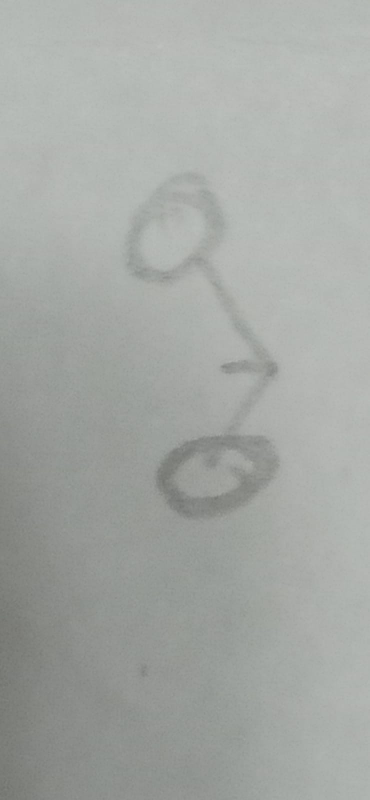
#> input picture rapberry_py_nao_testado/symbols/A/symbol1.png, 739 x 1600 px, given in place of the camera (shown at 1/2 size)
$ jupyter execute --allow-errors oculos.ipynb   (text cells are left out)
#> lines starting #> are read from the running program, lines starting #| are printed output that depends on the picture; after the words box and inside, x2 and y2 are one past the last pixel; in counts of white or black regions, pixels touching at a corner belong together
[cell 1]
# teste de camera e identificaçao inicial usando o ipynb
import cv2
# resto das bilbiotecas
import os
import cv2
import numpy as np
from sklearn.model_selection import train_test_split
from sklearn.svm import SVC
import joblib

[cell 2]
# Carregar o classificador em cascata para detecção de rostos
face_cascade = cv2.CascadeClassifier(cv2.data.haarcascades + 'haarcascade_frontalface_default.xml')

# Inicializa a captura de vídeo
cap = cv2.VideoCapture(0)

if not cap.isOpened():
    print("Erro ao acessar a câmera.")
    exit()

while True:
    # Captura frame a frame
    ret, frame = cap.read()
#> frame is the input picture: shape (1600, 739, 3); mean B, G, R 163.9, 167.6, 164.2

    if not ret:
        print("Erro ao capturar o frame.")
        break

    # Converter a imagem para escala de cinza
    gray = cv2.cvtColor(frame, cv2.COLOR_BGR2GRAY)

    # Detectar rostos na imagem
    faces = face_cascade.detectMultiScale(gray, scaleFactor=1.1, minNeighbors=5)
#> faces = ()

    # Desenhar retângulos ao redor dos rostos detectados
    for (x, y, w, h) in faces:
        cv2.rectangle(frame, (x, y), (x + w, y + h), (255, 0, 0), 2)
#> this loop made 0 passes

    # Exibe o frame na janela
    cv2.imshow('Detecção de Rostos', frame)

    # Pressione 'q' para sair
    if cv2.waitKey(1) & 0xFF == ord('q'):
#> (key q is pressed here)
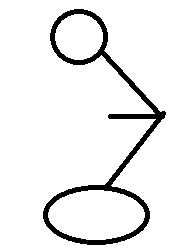
#> input picture OculosIA/imagens/A/A copy 2.png, 185 x 252 px
#> in load_images, `img = cv2.imread(img_path, cv2.IMREAD_GRAYSCALE)`: img: shape (252, 185); 93.1% white; 1 black region, box (x1, y1, x2, y2) and area: (43, 9, 166, 245) 3212
        break

# Libera a captura e fecha todas as janelas
cap.release()
cv2.destroyAllWindows()

[cell 3]
import cv2
import os
import numpy as np
from sklearn.model_selection import train_test_split
from sklearn.svm import SVC
import joblib

def preprocess_image(img):
    img = cv2.resize(img, (64, 64))  # Redimensionar para o tamanho esperado pelo modelo
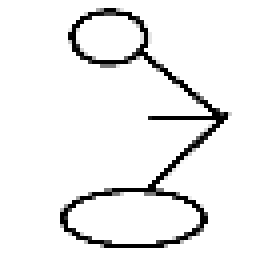
#> img: shape (64, 64) (shown 4 times larger); min 0, max 255, mean 237.9
    img = cv2.GaussianBlur(img, (5, 5), 0)  # Aplicar desfoque para suavizar a imagem
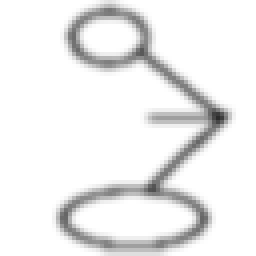
#> img: shape (64, 64) (shown 4 times larger); min 43, max 255, mean 237.8
    _, img = cv2.threshold(img, 100, 255, cv2.THRESH_BINARY_INV)  # Binarizar a imagem com ajuste no limiar
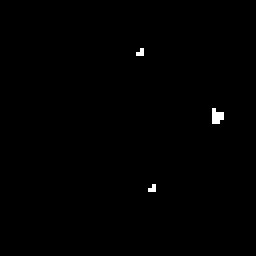
#> img: shape (64, 64) (shown 4 times larger); 0.37% white in thin lines or dots, all inside (x1, y1, x2, y2) = (34, 12, 56, 48)
    img = img.astype(np.float32) / 255.0  # Normalizar a imagem
    return img

def load_images(data_dir):
    images = []
    labels = []
    for label in os.listdir(data_dir):
        label_path = os.path.join(data_dir, label)
        if os.path.isdir(label_path):
            for file in os.listdir(label_path):
                if file.endswith('.png'):
                    img_path = os.path.join(label_path, file)
                    img = cv2.imread(img_path, cv2.IMREAD_GRAYSCALE)
                    if img is not None:
                        img = preprocess_image(img)
                        images.append(img)
                        labels.append(label)
                    else:
                        print(f"Warning: Failed to load image {img_path}")
    if not images:
        raise ValueError("No images found in the symbols directory.")
    return np.array(images), np.array(labels)

def predict_symbol(model, img):
    img = preprocess_image(img)
    img = img.reshape(1, -1)
    return model.predict(img)[0]

def initialize_camera():
    cap = cv2.VideoCapture(0)  # 0 é o índice para a câmera padrão
    if not cap.isOpened():
        raise IOError("Cannot open webcam")
    cap.set(cv2.CAP_PROP_FRAME_WIDTH, 640)
    cap.set(cv2.CAP_PROP_FRAME_HEIGHT, 480)
    return cap

def capture_image(cap):
    ret, frame = cap.read()
    if not ret:
        raise IOError("Failed to capture image")
    return frame

def load_model(model_path):
    return joblib.load(model_path)

def detect_symbols(frame):
    gray = cv2.cvtColor(frame, cv2.COLOR_BGR2GRAY)
    _, binary = cv2.threshold(gray, 100, 255, cv2.THRESH_BINARY_INV)  # Ajuste do limiar para binarização
    contours, _ = cv2.findContours(binary, cv2.RETR_EXTERNAL, cv2.CHAIN_APPROX_SIMPLE)

    # Filtrar contornos pequenos
    min_contour_area = 500  # Ajuste conforme necessário
    contours = [cnt for cnt in contours if cv2.contourArea(cnt) > min_contour_area]

    return gray, contours

# Configuração de diretórios e carregamento de dados
data_dir = 'imagens'
if not os.path.exists(data_dir):
    raise FileNotFoundError(f"The directory {data_dir} does not exist. Please create it and add your symbol images.")

images, labels = load_images(data_dir)
if len(images) == 0 or len(labels) == 0:
    raise ValueError("No images or labels found. Please check the symbols directory.")

# Preparação dos dados para treinamento
n_samples = len(images)
data = images.reshape((n_samples, -1))

X_train, X_test, y_train, y_test = train_test_split(data, labels, test_size=0.2, random_state=42)

# Treinamento do modelo
model = SVC(kernel='linear')
#> (the rest of this cell did not finish here and is left out)
